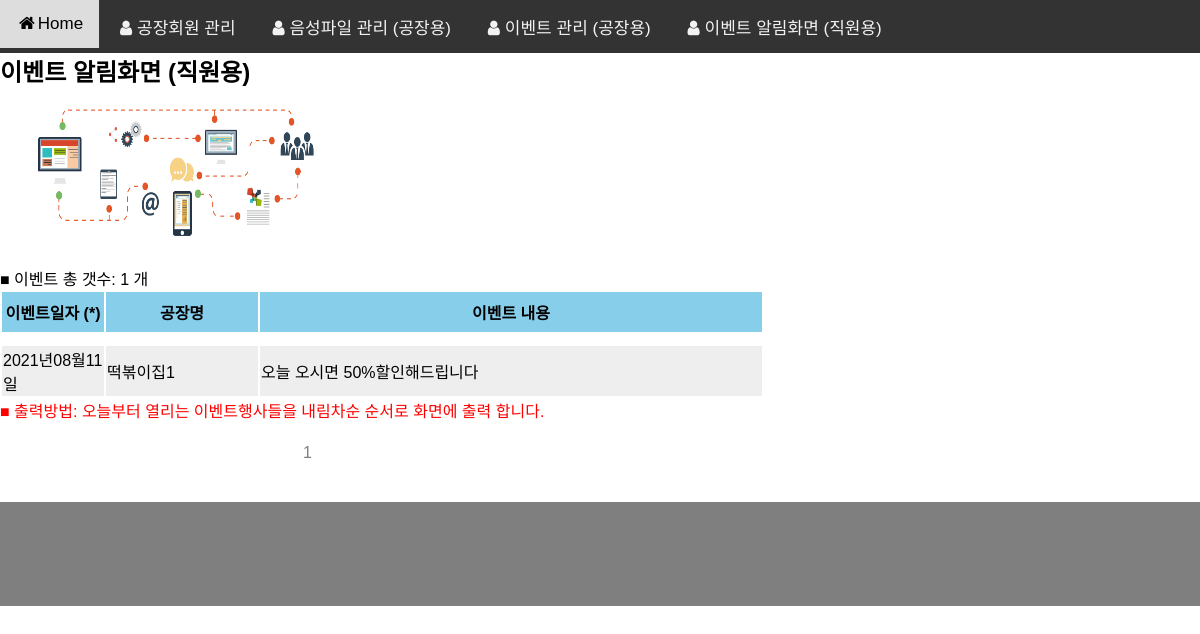
Before: /webapp/event_announce.php with the older database file.
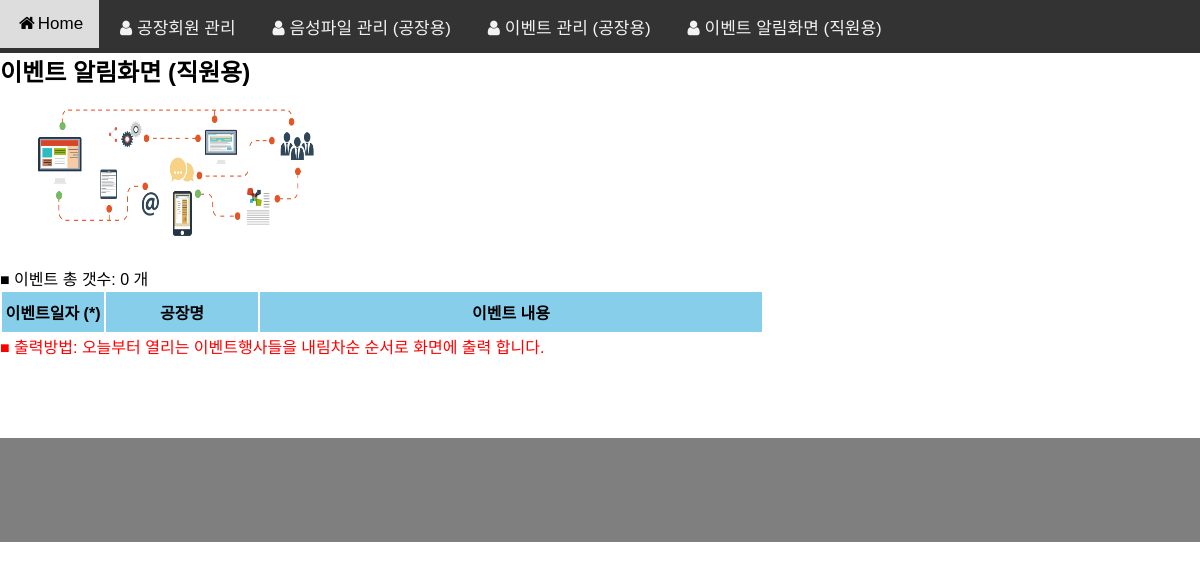
After: the same page with the newer database file.
### tables this page shows
CREATE TABLE `event_table` (
  `file_id` varchar(255) NOT NULL,
  `event_date` varchar(255) DEFAULT NULL,
  `reg_time` timestamp NOT NULL DEFAULT CURRENT_TIMESTAMP ON UPDATE CURRENT_TIMESTAMP,
  `store_name` varchar(255) DEFAULT NULL,
  `password` varchar(30) DEFAULT NULL,
  `event_msg` varchar(255) DEFAULT NULL,
  `ip_address` varchar(64) DEFAULT NULL,
  `bell_number` int(11) NOT NULL DEFAULT '0'
);

### webapp/webapp_config.php (called while the page is built, shortened)
<?php
$table_name_event = 'event_table';
?>

### webapp/event_announce.php (the view, shortened to what this page needs)
<?php
include('webapp_config.php');
$db_conn = mysqli_connect($db_host, $db_user, $db_pass, $db_name);
mysqli_query($db_conn, "SET NAMES utf8");
$page_size=10;
$page_list_size=10;
if (empty($no) || $no < 0) {
    $no = 0;
}
$input_year   = date("Y");
$input_month  = date("m");
$input_day    = date("d");
$current_date = $input_year."년".$input_month."월".$input_day."일";
$query = "SELECT file_id, event_date, reg_time, store_name, event_msg FROM $table_name_event WHERE event_date >= '$current_date' ORDER BY event_date ASC limit $no,$page_size";
$result_count=mysqli_query($db_conn, "SELECT count(*) FROM $table_name_event WHERE event_date >= '$current_date' ORDER BY event_date ASC");
$result_row=mysqli_fetch_row($result_count);
$total_row = $result_row[0];
if ($total_row <= 0) $total_row = 0;
$total_page = floor(($total_row - 1) / $page_size);
$current_page = floor($no/$page_size);
?>
<?php
require ("./menu2.php");
?>
<span style="font-weight: bold; font-size: 1.5em;"> 이벤트 알림화면 (직원용)</span>
<br>
<br>
<table width=370>
<tr> <td>
<img src=./images/event_announce.gif border=0 width=100% height=150></img>
</td> </tr>
</table>
<?php
echo " ■ 이벤트 총 갯수: $total_row 개<br>";
?>
<table border="0">
<tr height=40 bgcolor=skyblue>
 	<th width=100>이벤트일자 (*)</th>
	<th width=150>공장명</th>
	<th width=500>이벤트 내용</th>
</tr>
<?php
$stmt = mysqli_prepare($db_conn, $query);
$exec = mysqli_stmt_execute($stmt);
$result = mysqli_stmt_get_result($stmt);
$color_line = 0;
while($row = mysqli_fetch_assoc($result)) {
echo "<tr height=10 bgcolor=white> ";
echo "  <td> </td> ";
echo "  <td> </td> ";
echo "  <td> </td> ";
echo "</tr>";
if ($color_line == 0){
    echo "<tr height=40 bgcolor=#EEEEEE> ";
    echo "  <td> ".$row['event_date']."</td> ";
    echo "  <td width=100 style='table-layout:fixed; word-break:break-all;'>".$row['store_name']." </td> ";
    echo "  <td width=350 style='table-layout:fixed; word-break:break-all;'>".$row['event_msg']." </td> ";
    echo "</tr>";
    $color_line = 1;
}
}
?>
</table>
<font color=red> ■ 출력방법: 오늘부터 열리는 이벤트행사들을 내림차순 순서로 화면에 출력 합니다.</font>
<br>
<br>
<table border=0>
<tr>
<td width=600 height=20 align=center rowspan=4>
<font  color=gray>
<?php
$start_page = (int)($current_page / $page_list_size) * $page_list_size;
$end_page = $start_page + $page_list_size - 1;
if ($total_page < $end_page) $end_page = $total_page;
for ($i=$start_page;$i <= $end_page;$i++) {
$page_num = $i+1;
    echo " $page_num ";
}
?>
</font>
</td>
</tr>
</table>
<br><br>
<?php
include('./information_footer.php');
?>
</body>
</html>

### webapp/menu2.php (shortened to what this page needs)
<!DOCTYPE html>
<html lang="ko">
<head>
<link rel="stylesheet" href="font-awesome.min.css">
</head>
<body>
<div class="topnav" id="myTopnav">
  <a href="./home.php" class="active"><i class="fa fa-fw fa-home"></i>Home</a>
  <a href="./user_main.php"><i class="fa fa-fw fa-user"></i>공장회원 관리</a>
  <a href="./audio_file_list.php"><i class="fa fa-fw fa-user"></i>음성파일 관리 (공장용)</a>
  <a href="./event_file_list.php"><i class="fa fa-fw fa-user"></i>이벤트 관리 (공장용)</a>
  <a href="./event_announce.php"><i class="fa fa-fw fa-user"></i>이벤트 알림화면 (직원용)</a>
</div>

### webapp/information_footer.php (shortened to what this page needs)
<div class="footer">
<img src=./images/web-design_big02.png border=0 width=100% height=100></img>
</div>

### webapp/menu2.php (style rules this page uses)
body { margin: 0; font-family: Arial, Helvetica, sans-serif; }
.topnav { overflow: hidden; background-color: #333; }
.topnav a { float: left; display: block; color: #f2f2f2; text-align: center; padding: 14px 16px; text-decoration: none; font-size: 17px; }
.active { background-color: #4CAF50; color: white; }

### webapp/information_footer.php (style rules this page uses)
.footer { position: relative; left: 0; bottom: 0; height: 20%; width: 100%; background-color: gray; color: white; text-align: left; }

Changed rows visible on the page:
removed event_table: event_date "2021년08월11일", store_name "떡볶이집1", event_msg "오늘 오시면 50%할인해드립니다"
Other visible differences:
$total_row: "1" → "0"
list line gone: "1"
